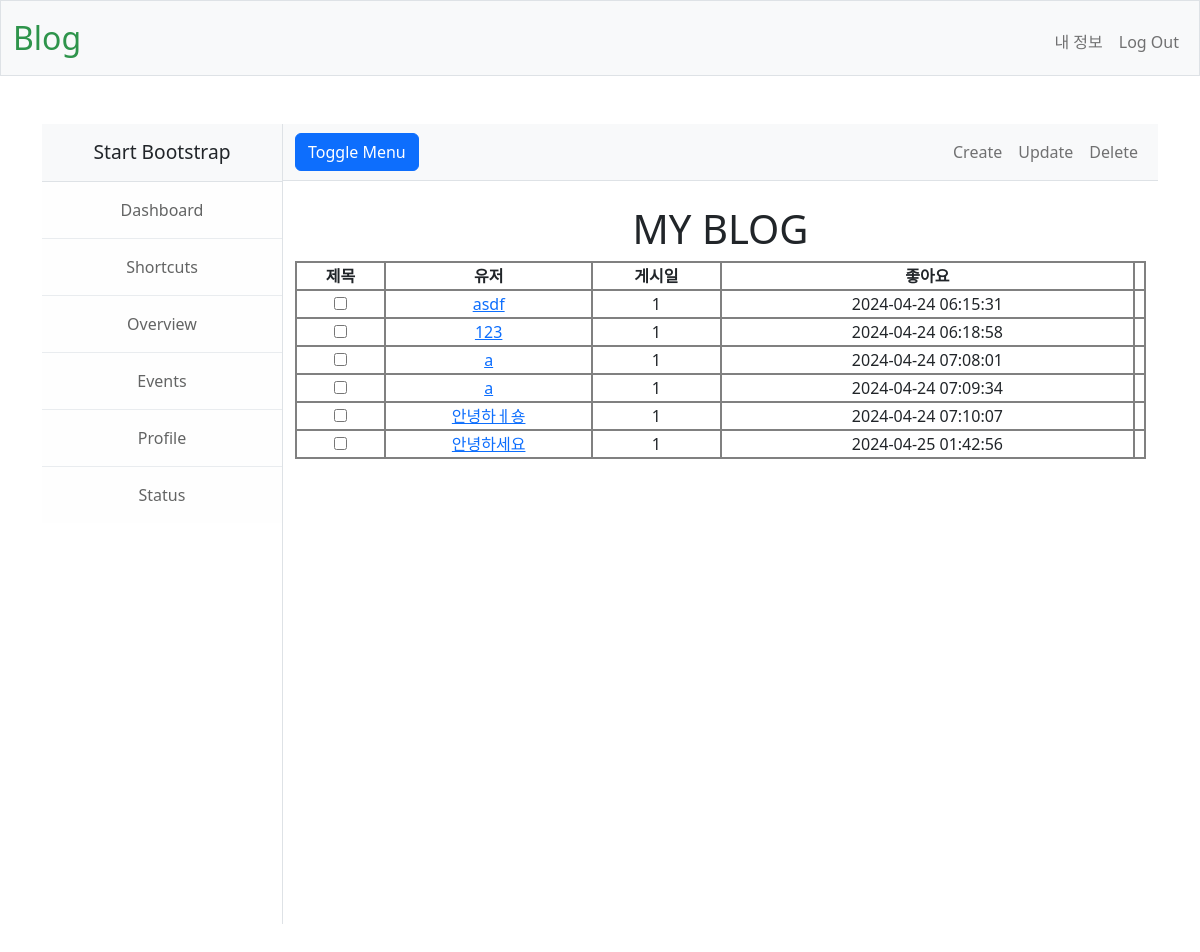
Page /private (signed in) on the earlier database version.
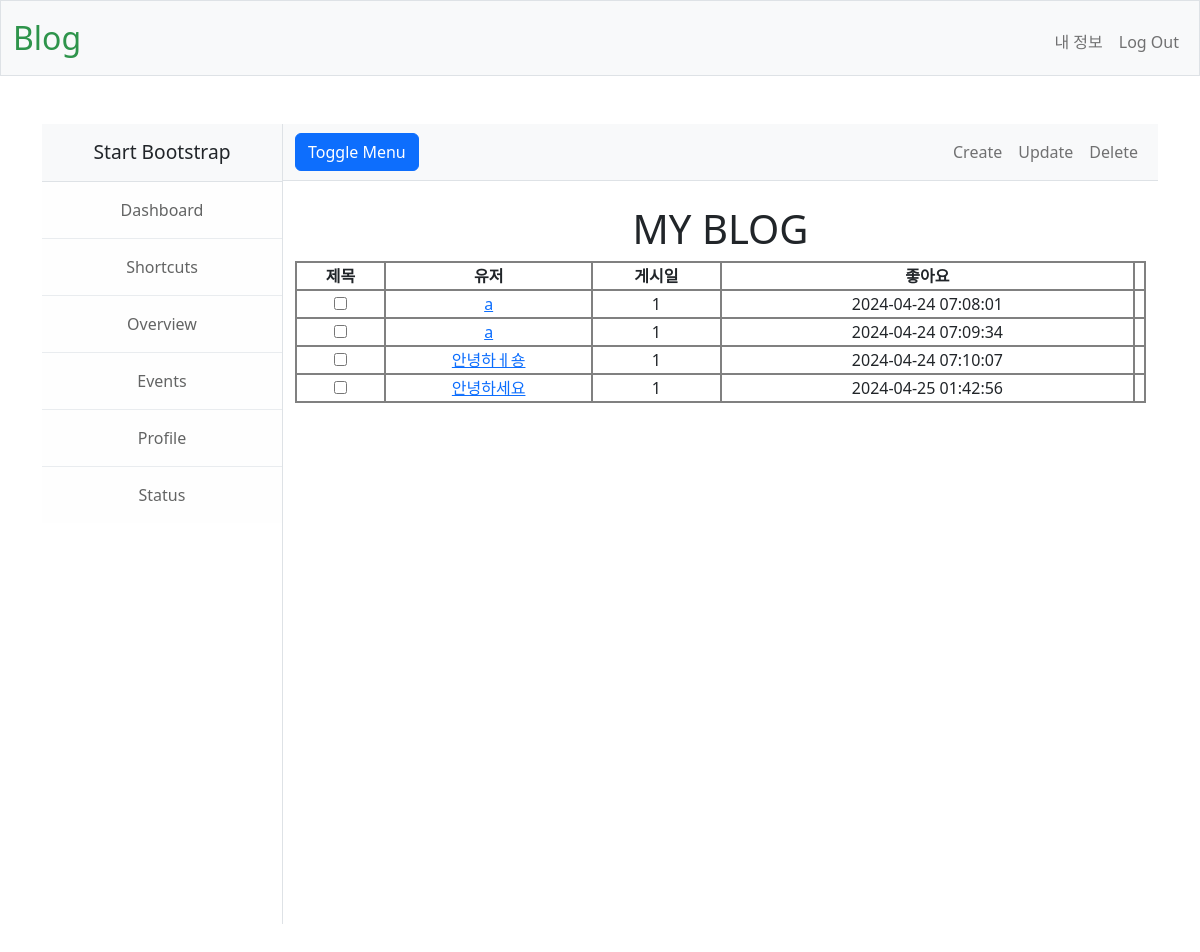
Same page on the later database version.
### tables this page shows
CREATE TABLE ARTICLE (
    id INTEGER NOT NULL,
    user_id INTEGER NOT NULL,
    title TEXT NOT NULL,
    contents TEXT NOT NULL,
    datetime TIMESTAMP NOT NULL DEFAULT CURRENT_TIMESTAMP, likes INTEGER DEFAULT 0,
    PRIMARY KEY(id),
    FOREIGN KEY(user_id) REFERENCES "users"(id)
);

### app.py (the view)
@app.route("/private", methods=["GET","POST"])
def private():
    id = session["user_id"]
    data = db.execute("SELECT user_id,title,datetime,likes FROM article where user_id=?",id)
    return render_template("private.html",data=data)

### app.py (called while the page is built)
@app.after_request
def after_request(response):
    response.headers["Cache-Control"] = "no-cache, no-store, must-revalidate"
    response.headers["Expires"] = 0
    response.headers["Pragma"] = "no-cache"
    return response

### templates/private.html (shortened to what this page needs)
{% extends "layout.html" %}
{% block main %}
        <link href="static/private.css" rel="stylesheet" />
    <body>
        <div class="d-flex" id="wrapper">
            <div class="border-end bg-white" id="sidebar-wrapper">
                <div class="sidebar-heading border-bottom bg-light">Start Bootstrap</div>
                <div class="list-group list-group-flush">
                    <a class="list-group-item list-group-item-action list-group-item-light p-3" href="#!">Dashboard</a>
                    <a class="list-group-item list-group-item-action list-group-item-light p-3" href="#!">Shortcuts</a>
                    <a class="list-group-item list-group-item-action list-group-item-light p-3" href="#!">Overview</a>
                    <a class="list-group-item list-group-item-action list-group-item-light p-3" href="#!">Events</a>
                    <a class="list-group-item list-group-item-action list-group-item-light p-3" href="#!">Profile</a>
                    <a class="list-group-item list-group-item-action list-group-item-light p-3" href="#!">Status</a>
                </div>
            </div>
            <div id="page-content-wrapper">
                <nav class="navbar navbar-expand-lg navbar-light bg-light border-bottom">
                    <div class="container-fluid">
                        <button class="btn btn-primary" id="sidebarToggle">Toggle Menu</button>
                        <div class="collapse navbar-collapse" id="navbarSupportedContent">
                            <ul class="navbar-nav ms-auto mt-2 mt-lg-0">
                                <li class="nav-item active"><a class="nav-link" href="/create">Create</a></li>
                                <li class="nav-item"><a class="nav-link" href="#!">Update</a></li>
                                <li class="nav-item"><a class="nav-link" onclick="location.href" type="button" id="delete">Delete</a></li>
                            </ul>
                        </div>
                    </div>
                </nav>
                <div class="container-fluid">
                    <h1 class="mt-4">MY BLOG</h1>
                        <table>
                            <thead>
                                <tr>
                                    <th>제목</th>
                                    <th>유저</th>
                                    <th>게시일</th>
                                    <th>좋아요</th>
                                </tr>
                                {% for d in data: %}
                                <tr>
                                    <td><input type="checkbox" id="select" value="{{ d['title'] }}"></td>
                                    <td><a href="{{url_for('view',title=d['title'])}}">{{ d["title"] }}</a></td>
                                    <td>{{ d["user_id"] }}</td>
                                    <td>{{ d["datetime"] }}</td>
                                    <td>{{d["like"]}}</td>
                                </tr>
                                {% endfor %}
                            </thead>
                        </table>
                </div>
            </div>
        </div>
    </body>
{% endblock %}

Differences in the rows shown:
removed ARTICLE: title "asdf", user_id "1", datetime "2024-04-24 06:15:31"
removed ARTICLE: title "123", user_id "1", datetime "2024-04-24 06:18:58"
